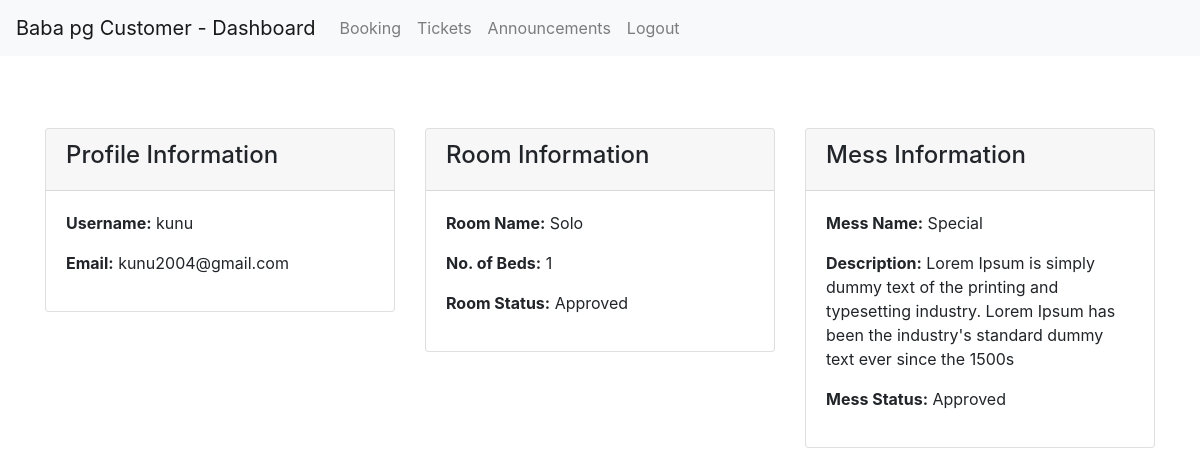
/dashboard (signed in), run on the app's committed database.
### pghr/models.py (models this page shows, shortened)
class User(UserMixin, db.Model):
    id = db.Column(db.Integer, primary_key=True)
    username = db.Column(db.String(80), unique=True, nullable=False)
    email = db.Column(db.String(120), unique=True, nullable=False)
    password = db.Column(db.String(120), unique=False, nullable=False)
    created_at = db.Column(db.DateTime(timezone=True), server_default=func.now())
    updated_at = db.Column(db.DateTime(timezone=True), onupdate=func.now())
    admin = db.Column(db.Boolean, unique=False, nullable=False, default=False)

class Room(db.Model):
    id = db.Column(db.Integer, primary_key=True)
    name = db.Column(db.String(80), unique=True, nullable=False)
    size = db.Column(db.Integer, unique=False, nullable=False)
    attached_bathroom = db.Column(db.Boolean, unique=False, nullable=False, default=False)
    status = db.Column(db.String(80), unique=False, nullable=False) # A, NA
    price = db.Column(db.Integer, unique=False, nullable=False)
    description = db.Column(db.String(120))

class RoomBookings(db.Model):
    id = db.Column(db.Integer, primary_key=True)
    user_id = db.Column(db.Integer, db.ForeignKey('user.id'), nullable=False)
    user = db.relationship('User', backref=db.backref('bookings', lazy=True))
    room_id = db.Column(db.Integer, db.ForeignKey('room.id'), nullable=False)
    room = db.relationship('Room', backref=db.backref('room', lazy=True))
    status = db.Column(db.String(80), unique=False, nullable=False) # pending, approved, cancelled
    check_in = db.Column(db.DateTime(timezone=True), server_default=func.now())
    check_out = db.Column(db.DateTime(timezone=True), onupdate=func.now())

class Mess(db.Model):
    id = db.Column(db.Integer, primary_key=True)
    name = db.Column(db.String(80), unique=True, nullable=False)
    description = db.Column(db.String(120))
    status = db.Column(db.String(80), unique=False, nullable=False) # A, NA - Available, Not Available
    price = db.Column(db.Integer, unique=False, nullable=False)

class MessBookings(db.Model):
    id = db.Column(db.Integer, primary_key=True)
    user_id = db.Column(db.Integer, db.ForeignKey('user.id'), nullable=False)
    user = db.relationship('User', backref=db.backref('user', lazy=True))
    mess_id = db.Column(db.Integer, db.ForeignKey('mess.id'), nullable=False)
    mess = db.relationship('Mess', backref=db.backref('mess', lazy=True))
    status = db.Column(db.String(80), unique=False, nullable=False) # pending, approved, cancelled
    check_in = db.Column(db.DateTime(timezone=True), server_default=func.now())
    check_out = db.Column(db.DateTime(timezone=True), onupdate=func.now())

### pghr/controllers.py (the view)
@app.route('/dashboard')
@login_required
def dashboard():
    room_booked = RoomBookings.query.filter_by(user_id=current_user.id).first()
    mess_booked = MessBookings.query.filter_by(user_id=current_user.id).first()
    if room_booked:
        room = Room.query.filter_by(id=room_booked.room_id).first()
    else:
        room = None
    if mess_booked:
        mess = Mess.query.filter_by(id=mess_booked.mess_id).first()
    else:
        mess = None
    return render_template('customer/dashboard.html', user=current_user, room=room, mess=mess, room_booked=room_booked, mess_booked=mess_booked)

### pghr/controllers.py (called while the page is built)
@login_manager.user_loader
def load_user(user_id):
    return User.query.get(int(user_id))

### templates/customer/dashboard.html (shortened to what this page needs)
{% extends "customer/base.html" %}
{% block content %}
{% include "customer/navbar.html" %}
    <br><br><br>
    <div class="container">
        <div class="row">
            <div class="col-md-4">
                <div class="card">
                    <div class="card-header">
                        <h4>Profile Information</h4>
                    </div>
                    <div class="card-body">
                        <p><strong>Username:</strong> {{ user.username }}</p>
                        <p><strong>Email:</strong> {{ user.email }}</p>
                    </div>
                </div>
            </div>
            {% if room %}
            <div class="col-md-4">
                <div class="card">
                    <div class="card-header">
                        <h4>Room Information</h4>
                    </div>
                    <div class="card-body">
                        <p><strong>Room Name:</strong> {{ room.name }}</p>
                        <p><strong>No. of Beds:</strong> {{ room.size }}</p>
                        <p><strong>Room Status:</strong> {{ room_booked.status|title }}</p>
                    </div>
                </div>
            </div>
            {% endif %}
            {% if mess %}
            <div class="col-md-4">
                <div class="card">
                    <div class="card-header">
                        <h4>Mess Information</h4>
                    </div>
                    <div class="card-body">
                        <p><strong>Mess Name:</strong> {{ mess.name }}</p>
                        <p><strong>Description:</strong> {{ mess.description }}</p>
                        <p><strong>Mess Status:</strong> {{ mess_booked.status|title }}</p>
                    </div>
                </div>
            </div>
            {% endif %}
        </div>
    </div>
{% endblock %}

### data on the page
User: username "kunu", email "kunu2004@gmail.com"
Room: name "Solo", size "1"
RoomBookings: status "Approved"
Mess: name "Special", description "Lorem Ipsum is simply dummy text of the printing and typesetting industry. Lorem Ipsum has been the industry's standard dummy text ever since the 1500s"
MessBookings: status "Approved"
